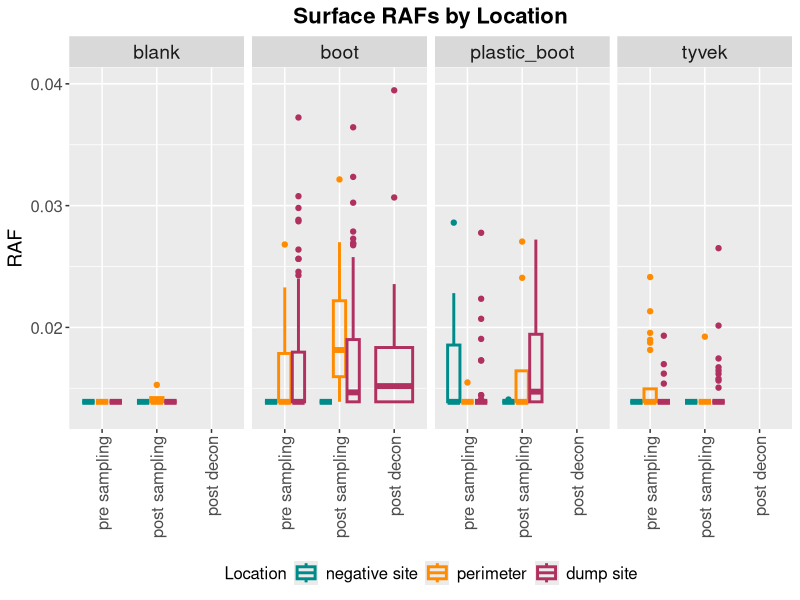
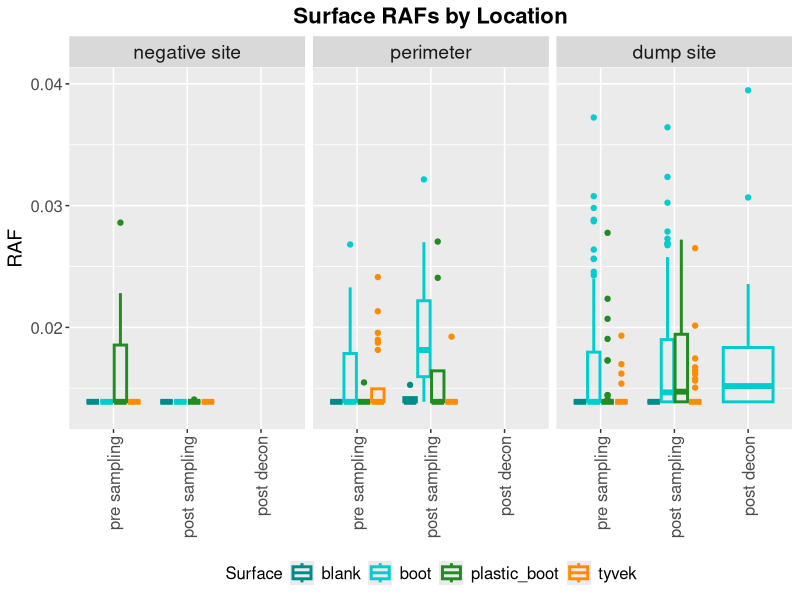
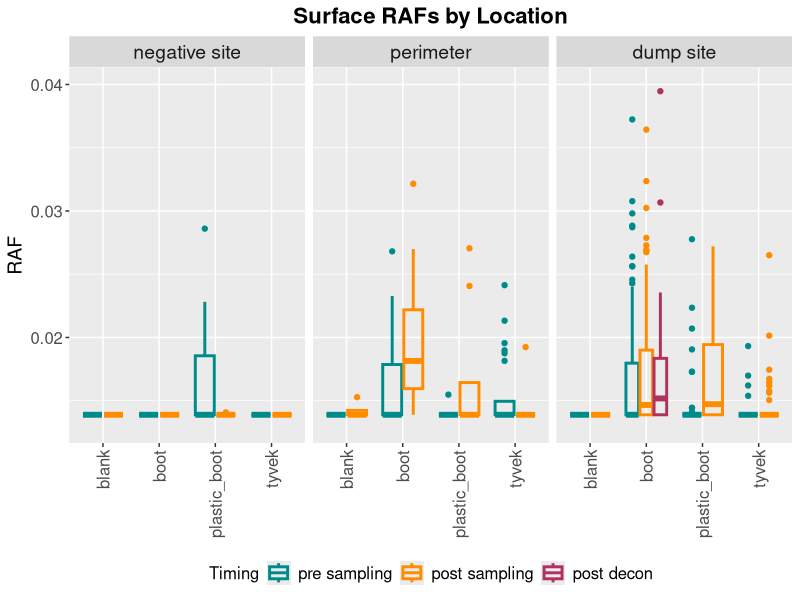
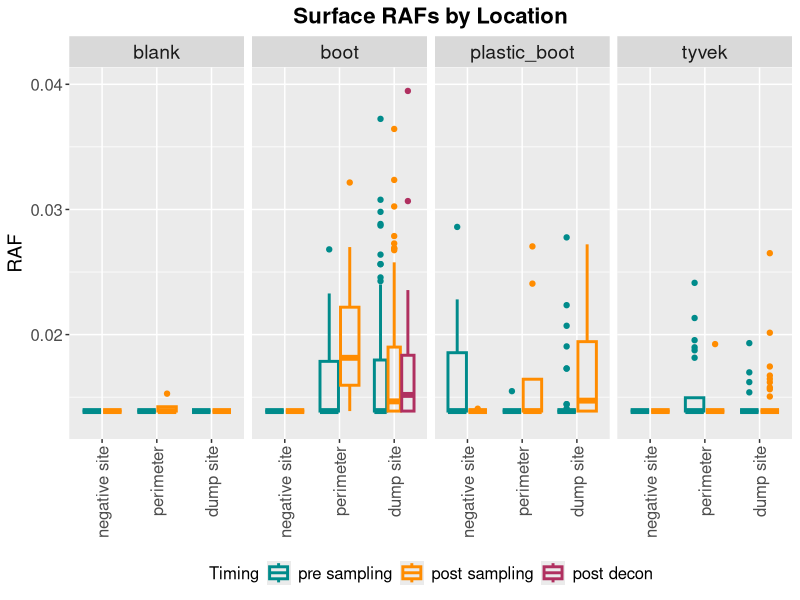
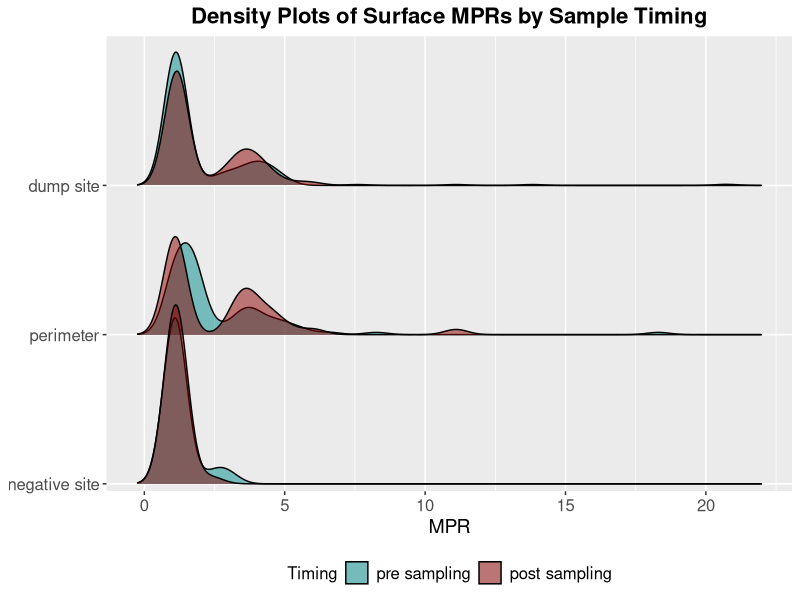
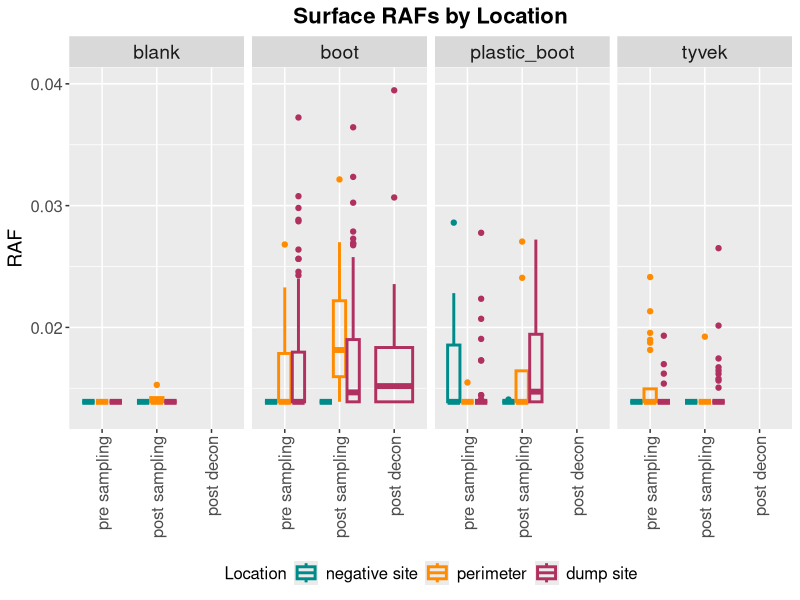
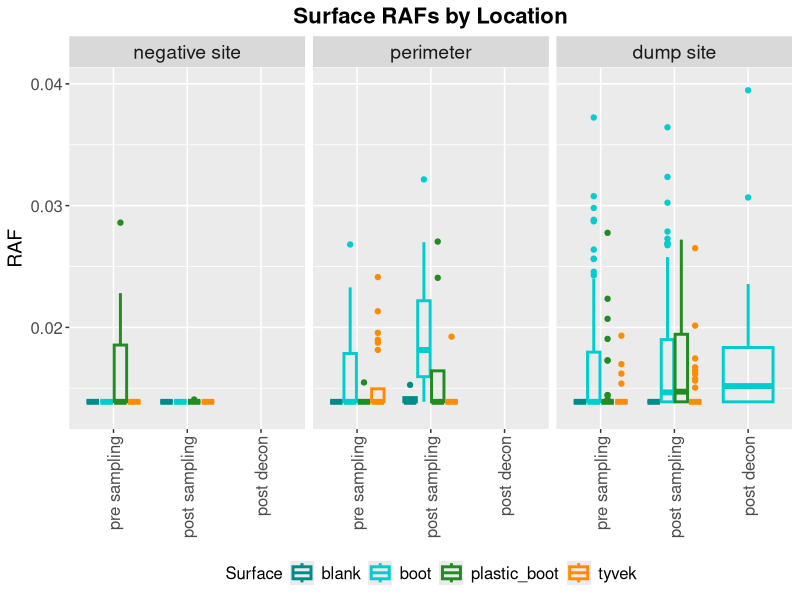
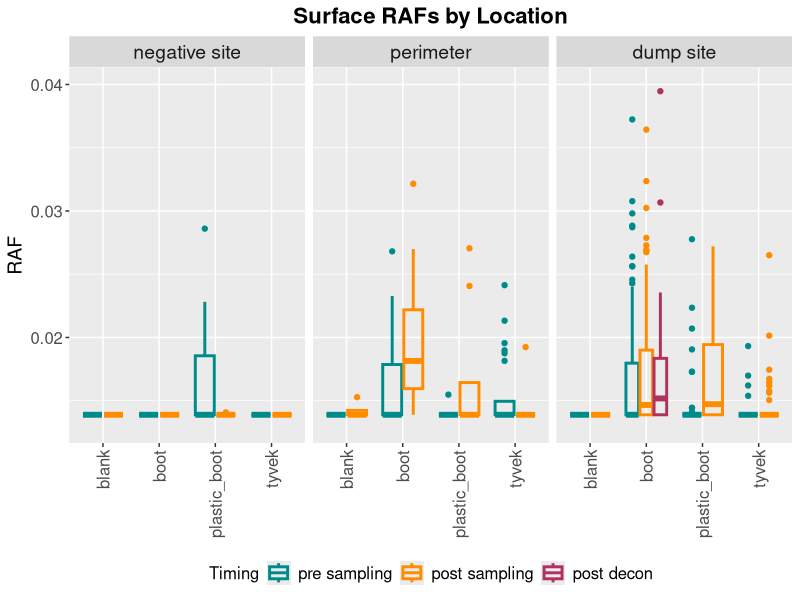

R code for these plots, in order: (Note: this script raises an error after producing the figures.)
library(dplyr)
library(ggplot2)
# library(quicR)
library(ggridges)
library(readr)




data <- read.csv("data/updated_metadata.csv", check.names = FALSE) %>%
  filter(!is.na(Technician), `Sample Type` == "PPE Swab") %>%
  mutate(
    Timing = factor(
      Timing, levels = c("pre sampling", "post sampling", "post decon")
    ),
    Location = factor(
      Location, levels = c("negative site", "perimeter", "dump site")
    ),
    Surface = factor(
      Surface, levels = unique(Surface)
    )
  )
results <- read.csv("data/results.csv", check.names = FALSE)

box_theme <- theme(
  plot.title = element_text(size = 16, hjust = 0.5, face = "bold"),
  axis.title.x = element_blank(),
  axis.title.y = element_text(size = 14),
  axis.text = element_text(size = 12),
  axis.text.x = element_text(angle = 90, hjust = 1, vjust = 0.5),
  legend.title = element_text(size = 12),
  legend.text = element_text(size = 12),
  legend.position = "bottom",
  strip.text = element_text(size = 14)
)

density_theme <- theme(
    plot.title = element_text(size = 16, hjust = 0.5, face = "bold"),
    axis.title.x = element_text(size = 14),
    axis.title.y = element_blank(),
    axis.text = element_text(size = 12),
    # axis.text.x = element_text(angle = 90, hjust = 1, vjust = 0.5),
    legend.title = element_text(size = 12),
    legend.text = element_text(size = 12),
    legend.position = "bottom"
  )



# Box Plots ---------------------------------------------------------------



data %>%
  ggplot(aes(Timing, RAF, color = Location)) +
  geom_boxplot(fill = NA, size = 1) +
  facet_grid(cols = vars(Surface)) +
  scale_color_manual(values = c("darkcyan", "darkorange", "maroon")) +
  scale_y_continuous(limits = c(0.013, 0.04)) +
  ggtitle("Surface RAFs by Location") +
  box_theme
ggsave("TLS_raf.png", path = "figures", width = 14, height = 8)

data %>%
  ggplot(aes(Timing, RAF, color = Surface)) +
  geom_boxplot(fill = NA, size = 1) +
  facet_grid(cols = vars(Location)) +
  scale_color_manual(values = c("darkcyan", "cyan3", "forestgreen", "darkorange", "maroon")) +
  ggtitle("Surface RAFs by Location") +
  scale_y_continuous(limits=c(0.013,0.04)) +
  box_theme
ggsave("TSL_raf.png", path = "figures", width = 14, height = 8)

data %>%
  ggplot(aes(Surface, RAF, color = Timing)) +
  geom_boxplot(fill = NA, size = 1) +
  facet_grid(cols = vars(Location)) +
  scale_color_manual(values = c("darkcyan", "darkorange", "maroon")) +
  ggtitle("Surface RAFs by Location") +
  scale_y_continuous(limits=c(0.013,0.04)) +
  box_theme
ggsave("STL_raf.png", path = "figures", width = 14, height = 8)

data %>%
  ggplot(aes(Location, RAF, color = Timing)) +
  geom_boxplot(fill = NA, size = 1) +
  facet_grid(cols = vars(Surface)) +
  scale_color_manual(values = c("darkcyan", "darkorange", "maroon")) +
  ggtitle("Surface RAFs by Location") +
  scale_y_continuous(limits=c(0.013,0.04)) +
  box_theme
ggsave("LTS_raf.png", path = "figures", width = 14, height = 8)



# Density Plots -----------------------------------------------------------



# Surface Density Plots
data %>%
  arrange(Location) %>%
  filter(Timing != "post decon") %>%
  ggplot(aes(MPR, Location, fill = Timing)) +
  geom_density_ridges(alpha = 0.5, scale = 1.2) +
  scale_fill_manual(values = c("darkcyan", "darkred", "darkorange")) +
  scale_y_discrete(expand = expansion(mult = c(0.025,0.5))) +
  ggtitle("Density Plots of Surface MPRs by Sample Timing") +
  density_theme
ggsave("location_timing_density.png", path = "figures", width = 14, height = 8)


# Surface Density Plots
data %>%
  filter(Timing != "post decon") %>%
  arrange(Surface) %>%
  ggplot(
    aes(MPR, fct_rev(Surface), fill = Location, linetype = Timing)
  ) +
  geom_density_ridges(alpha = 0.5, linewidth = 0.75, scale = 1.2) +
  scale_fill_manual(values = c("darkcyan", "darkred", "darkorange")) +
  scale_y_discrete(expand = expansion(mult = c(0.025,0.35))) +
  scale_x_continuous(limits = c(0, 10)) +
  ggtitle("Density Plots of Surface MPRs by Location & Timing") +
  density_theme
ggsave(
  "surface_location_timing_density.png",
  path = "figures",
  width = 14,
  height = 8
)





# Plate Views -------------------------------------------------------------



for (file in list.files("raw")) {
  
  file_name <- paste0(str_remove(file, ".xlsx"), "_plate_view.png")
  
  if (file.exists(paste0("figures/plate_views/", file_name))) {
    print(paste(file_name, "already exists."))
    next
  }
  
  plate_view(
    get_real(paste0("raw/", file)),
    get_sample_locations(paste0("raw/", file))
  ) +
    ggtitle(file)
  
  ggsave(file_name, path = "figures/plate_views", width = 12, height = 8)
  
}
